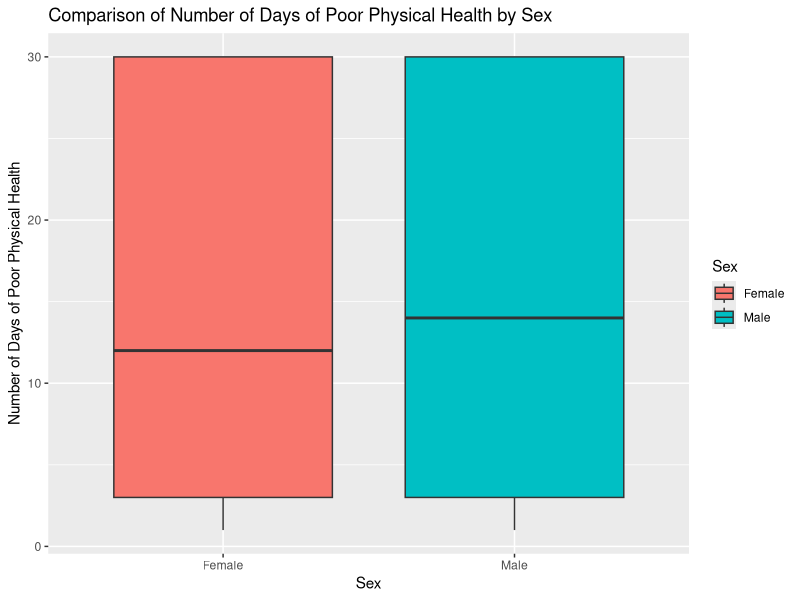

Generate this figure with R:
## ---- chunk 1
library(dplyr)
library(ggplot2)

brfss <- read.csv("BRFSS-1.csv")

brfss$PHYSHLTH[brfss$PHYSHLTH > 30] <- NA
brfss$SEX2 <- recode(brfss$SEX, '1' = "Male", '2' = "Female")

mean(brfss$PHYSHLTH, na.rm = TRUE)
length(brfss$SEX2[brfss$SEX2 == "Male"])
length(brfss$SEX2[brfss$SEX2 == "Female"])

## ---- chunk 2

# create boxplot
ggplot(data=brfss) +
    geom_boxplot(mapping = aes(x=SEX2, y=PHYSHLTH,fill=SEX2))+
       labs(title="Comparison of Number of Days of Poor Physical Health by Sex",x="Sex", y = "Number of Days of Poor Physical Health", fill="Sex")

## ---- chunk 3



